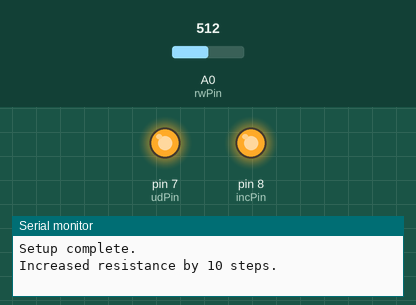
The sketch below on a simulated Arduino Uno, built with avr-gcc and run on an emulated ATmega328P. Parts: output pins drawn as LEDs (lit = HIGH), the last lines printed to the serial monitor. The inputs (shaded band) are chosen by the test bench; at power-on: A0 (rwPin) = 512. Pins used as bus, display or sensor lines are not drawn.

Above: at 1.1 s.
At 3.3 s:
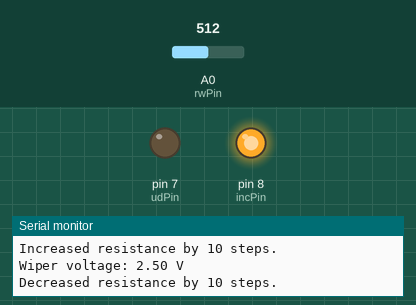
Timing chart, 0 to 5.7 s (numbered marks = the images above):
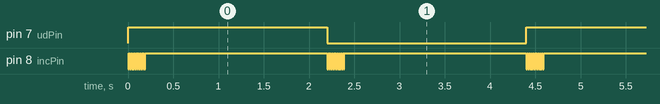

The sketch:

digital_potentiometer_test.ino
```cpp
// Digital potentiometer pins
const int udPin = 7;   // U/D (Up/Down)
const int incPin = 8;  // INC (Increment)
const int csPin = 9;   // CS (Chip Select)

// Analog pin for voltage reading
const int rwPin = A0;  // Analog pin to read from RW (Wiper)

// Time delay between INC pulses
const int incDelay = 10;
const int csDelay = 10;

// Function to initialize the potentiometer and Serial Monitor
void setup() {
  Serial.begin(9600);  // Set baud rate for serial communication

  // Set pin modes
  pinMode(udPin, OUTPUT);
  pinMode(incPin, OUTPUT);
  pinMode(csPin, OUTPUT);
  pinMode(rwPin, INPUT);

  digitalWrite(csPin, HIGH); // Start with chip deselected
  Serial.println("Setup complete.");
}

// Function to change resistance by a given number of steps
void changeResistance(bool increase, int steps) {
  digitalWrite(udPin, increase ? HIGH : LOW); // Set direction
  digitalWrite(csPin, LOW);  // Enable chip

  for (int i = 0; i < steps; i++) {
    digitalWrite(incPin, LOW);
    delay(incDelay);
    digitalWrite(incPin, HIGH);
    delay(incDelay);
  }

  digitalWrite(csPin, HIGH); // Save to memory
  Serial.print(increase ? "Increased" : "Decreased");
  Serial.print(" resistance by ");
  Serial.print(steps);
  Serial.println(" steps.");
}

// Function to read and display the voltage at the wiper
void readVoltage() {
  int analogValue = analogRead(rwPin);  // Read analog value from the wiper
  float voltage = analogValue * (5.0 / 1023.0);  // Convert to voltage assuming a 5V reference
  Serial.print("Wiper voltage: ");
  Serial.print(voltage);
  Serial.println(" V");
}

// Example loop to periodically change resistance and read voltage
void loop() {
  changeResistance(true, 10);  // Increase resistance
  delay(1000);  // Wait for 1 second
  readVoltage();  // Read and display voltage
  delay(1000);  // Wait for 1 second

  changeResistance(false, 10);  // Decrease resistance
  delay(1000);  // Wait for 1 second
  readVoltage();  // Read and display voltage
  delay(1000);  // Wait for 1 second
}
```

Measured:
- by itself, pin 7 (udPin): alternates HIGH for 2.2 s and LOW for 2.2 s
- by itself, pin 8 (incPin): repeats every 2.2 s: 8 × (LOW 0.01 s, HIGH 0.01 s), LOW 0.01 s, HIGH 2.0 s, LOW 0.01 s, HIGH 0.01 s
- by itself, everything shown: repeats every 4.4 s, in 4 steps
